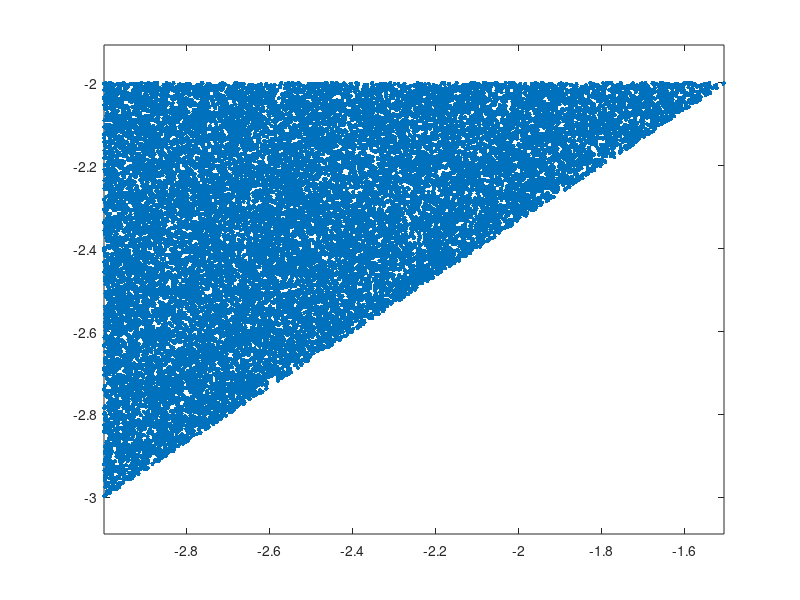

The MATLAB script that drew this image:
N = 200000;
x = -3 + rand(N,1)*3;
y = -2 + rand(N,1)*-2;
f1 = 3*x + y - 1;
f2 = 2*x - 3*y - 3;
ind1 = (f1<0);
ind2 = (f2<0);
ind3 = and(ind1,ind2);
a = [x(ind3),y(ind3)];
figure
plot(a(:,1),a(:,2),'.','MarkerSize',10);
axis equal
